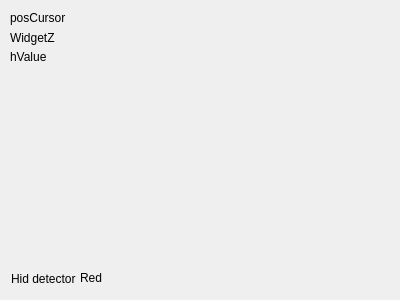
<?xml version="1.0" encoding="UTF-8"?>
<ui version="4.0">
 <class>Tir</class>
 <widget class="QWidget" name="Tir">
  <property name="geometry">
   <rect>
    <x>0</x>
    <y>0</y>
    <width>400</width>
    <height>300</height>
   </rect>
  </property>
  <property name="windowTitle">
   <string>Form</string>
  </property>
  <widget class="QLabel" name="posCursor">
   <property name="geometry">
    <rect>
     <x>10</x>
     <y>10</y>
     <width>201</width>
     <height>16</height>
    </rect>
   </property>
   <property name="text">
    <string>posCursor</string>
   </property>
  </widget>
  <widget class="QLabel" name="WidgetZ">
   <property name="geometry">
    <rect>
     <x>10</x>
     <y>30</y>
     <width>231</width>
     <height>16</height>
    </rect>
   </property>
   <property name="text">
    <string>WidgetZ</string>
   </property>
  </widget>
  <widget class="QLabel" name="label0">
   <property name="geometry">
    <rect>
     <x>11</x>
     <y>271</y>
     <width>81</width>
     <height>16</height>
    </rect>
   </property>
   <property name="text">
    <string>Hid detector</string>
   </property>
  </widget>
  <widget class="QLabel" name="hidDetector">
   <property name="geometry">
    <rect>
     <x>80</x>
     <y>270</y>
     <width>111</width>
     <height>16</height>
    </rect>
   </property>
   <property name="text">
    <string>Red</string>
   </property>
  </widget>
  <widget class="QLabel" name="hvalue">
   <property name="geometry">
    <rect>
     <x>10</x>
     <y>50</y>
     <width>47</width>
     <height>13</height>
    </rect>
   </property>
   <property name="text">
    <string>hValue</string>
   </property>
  </widget>
 </widget>
 <resources/>
 <connections/>
</ui>
